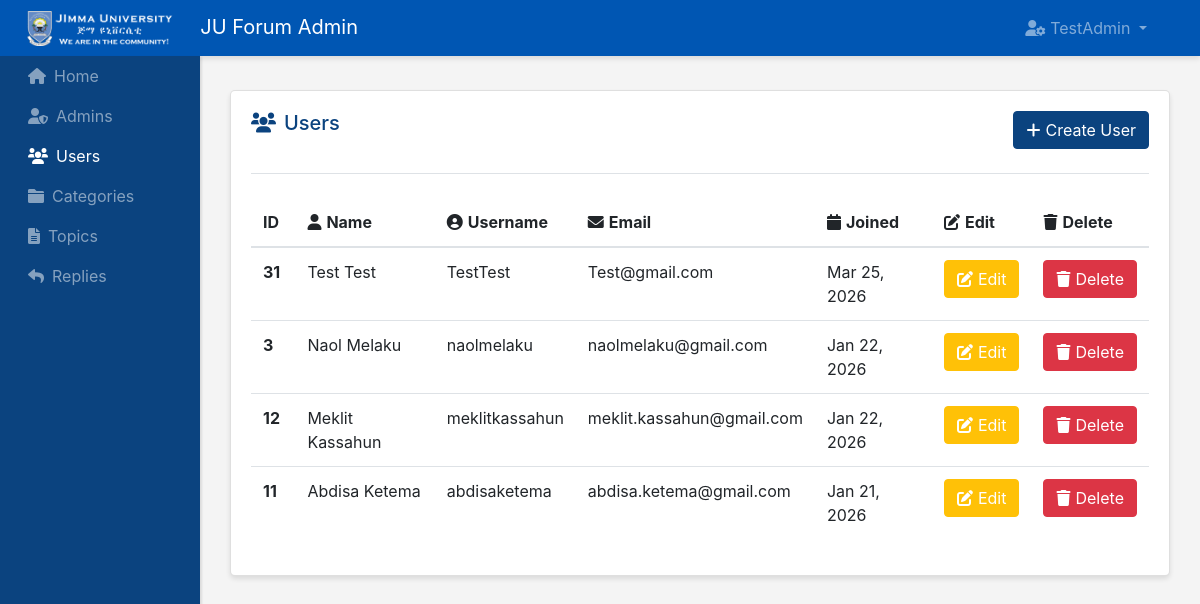
The page /admin-panel/users-admins/show-users.php (signed in) on the database its author committed.
### tables this page shows
CREATE TABLE `users` (
  `id` int(5) NOT NULL,
  `name` varchar(200) NOT NULL,
  `email` varchar(200) NOT NULL,
  `username` varchar(200) NOT NULL,
  `password` varchar(200) NOT NULL,
  `about` text NOT NULL,
  `avatar` varchar(200) NOT NULL,
  `created_at` timestamp NOT NULL DEFAULT current_timestamp() ON UPDATE current_timestamp()
);

### admin-panel/users-admins/show-users.php (the view, shortened to what this page needs)
<?php require "../layouts/header.php" ?>
<?php require "../../config/config.php" ?>
<?php
$users = $conn->query("SELECT * FROM users ORDER BY created_at DESC");
$users->execute();
$allUsers = $users->fetchALL(PDO::FETCH_OBJ);
?>
          <div class="row">
        <div class="col">
          <div class="card">
            <div class="card-body">
              <h5 class="card-title mb-4 d-inline"><i class="fas fa-users" style="margin-right: 8px;"></i>Users</h5>
             <a href="<?php echo ADMINURL; ?>/users-admins/create-user.php" class="btn btn-primary mb-4 text-center float-right">
               <i class="fas fa-plus" style="margin-right: 5px;"></i>Create User
             </a>
              <table class="table">
                <thead>
                  <tr>
                    <th scope="col"><i class="fas fa-id" style="margin-right: 5px;"></i>ID</th>
                    <th scope="col"><i class="fas fa-user" style="margin-right: 5px;"></i>Name</th>
                    <th scope="col"><i class="fas fa-user-circle" style="margin-right: 5px;"></i>Username</th>
                    <th scope="col"><i class="fas fa-envelope" style="margin-right: 5px;"></i>Email</th>
                    <th scope="col"><i class="fas fa-calendar" style="margin-right: 5px;"></i>Joined</th>
                    <th scope="col"><i class="fas fa-edit" style="margin-right: 5px;"></i>Edit</th>
                    <th scope="col"><i class="fas fa-trash" style="margin-right: 5px;"></i>Delete</th>
                  </tr>
                </thead>
                <tbody>
                  <?php foreach($allUsers as $user) :?>
                  <tr>
                    <th scope="row"><?php echo $user->id; ?></th>
                    <td><?php echo $user->name; ?></td>
                    <td><?php echo $user->username; ?></td>
                    <td><?php echo $user->email; ?></td>
                    <td><?php echo date('M d, Y', strtotime($user->created_at)); ?></td>
                    <td>
                      <a href="edit-user.php?id=<?php echo $user->id; ?>" class="btn btn-warning text-white text-center">
                        <i class="fas fa-edit" style="margin-right: 5px;"></i>Edit
                      </a>
                    </td>
                    <td>
                      <a href="delete-user.php?id=<?php echo $user->id; ?>" class="btn btn-danger text-center">
                        <i class="fas fa-trash" style="margin-right: 5px;"></i>Delete
                      </a>
                    </td>
                  </tr>
                <?php endforeach ;?>
                </tbody>
              </table>
            </div>
          </div>
        </div>
      </div>
<?php require "../layouts/footer.php" ?>

### admin-panel/styles/style.css (style rules this page uses)
body { background:#f4f4f4; }
.card { margin-bottom: 15px; border-radius:5px; box-shadow: 0 3px 5px rgba(0,0,0,.1); }
.card-title { color: #0b437f; }
.btn-primary { background: #0b437f; border-color: #0b437f; }

### rows shown on the page
users: id "31", name "Test Test", username "TestTest", email "Test@gmail.com", created_at "Mar 25, 2026"
users: id "3", name "Naol Melaku", username "naolmelaku", email "naolmelaku@gmail.com", created_at "Jan 22, 2026"
users: id "12", name "Meklit Kassahun", username "meklitkassahun", email "meklit.kassahun@gmail.com", created_at "Jan 22, 2026"
users: id "11", name "Abdisa Ketema", username "abdisaketema", email "abdisa.ketema@gmail.com", created_at "Jan 21, 2026"

### other values the page prints
$_SESSION['adminname'] "TestAdmin"
